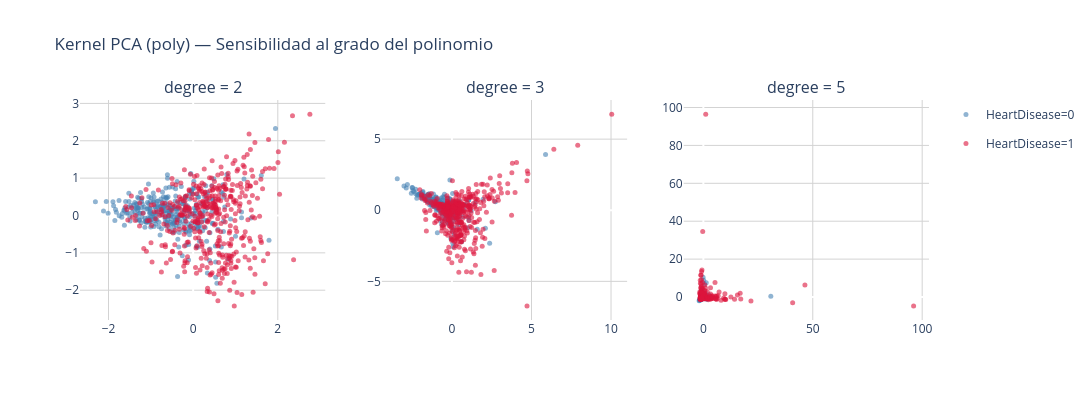

Source (notebook cell):
### Code cell
# 3) Sensibilidad al grado del polinomio en kernel poly (al menos 2 valores)
degrees = [2, 3, 5]

fig_degree = make_subplots(
    rows=1, cols=len(degrees),
    subplot_titles=[f"degree = {d}" for d in degrees],
)

for col, d in enumerate(degrees, start=1):
    kpca_d = KernelPCA(n_components=2, kernel="poly", degree=d, random_state=SEED)
    Xp = kpca_d.fit_transform(X_train_num)
    for clase in [0, 1]:
        mask = y_train == clase
        fig_degree.add_trace(
            go.Scatter(
                x=Xp[mask, 0], y=Xp[mask, 1],
                mode="markers",
                marker=dict(color=colores[clase], size=5, opacity=0.6),
                name=f"HeartDisease={clase}",
                legendgroup=str(clase),
                showlegend=(col == 1),
            ),
            row=1, col=col,
        )

fig_degree.update_layout(
    title="Kernel PCA (poly) — Sensibilidad al grado del polinomio",
    width=1100, height=400,
    paper_bgcolor="white",
    plot_bgcolor="white",
)
fig_degree.update_xaxes(showgrid=True, gridcolor="lightgrey")
fig_degree.update_yaxes(showgrid=True, gridcolor="lightgrey")
fig_degree.show()
fig_degree.write_image("kpca_poly_degree.png", scale=2)

### Figure 1 — Plotly figure (JSON) as saved in the notebook; plotly's stock layout.template omitted (floating-point values rounded to 4 significant figures; data arrays with more than 128 entries replaced by an {"elided": "..."} marker saying what was removed)
{"data": [{"legendgroup": "0", "marker": {"color": "steelblue", "opacity": 0.6, "size": 5}, "mode": "markers", "name": "HeartDisease=0", "showlegend": true, "type": "scatter", "x": {"elided": "328 float values"}, "xaxis": "x", "y": {"elided": "328 float values"}, "yaxis": "y"}, {"legendgroup": "1", "marker": {"color": "crimson", "opacity": 0.6, "size": 5}, "mode": "markers", "name": "HeartDisease=1", "showlegend": true, "type": "scatter", "x": {"elided": "406 float values"}, "xaxis": "x", "y": {"elided": "406 float values"}, "yaxis": "y"}, {"legendgroup": "0", "marker": {"color": "steelblue", "opacity": 0.6, "size": 5}, "mode": "markers", "name": "HeartDisease=0", "showlegend": false, "type": "scatter", "x": {"elided": "328 float values"}, "xaxis": "x2", "y": {"elided": "328 float values"}, "yaxis": "y2"}, {"legendgroup": "1", "marker": {"color": "crimson", "opacity": 0.6, "size": 5}, "mode": "markers", "name": "HeartDisease=1", "showlegend": false, "type": "scatter", "x": {"elided": "406 float values"}, "xaxis": "x2", "y": {"elided": "406 float values"}, "yaxis": "y2"}, {"legendgroup": "0", "marker": {"color": "steelblue", "opacity": 0.6, "size": 5}, "mode": "markers", "name": "HeartDisease=0", "showlegend": false, "type": "scatter", "x": {"elided": "328 float values"}, "xaxis": "x3", "y": {"elided": "328 float values"}, "yaxis": "y3"}, {"legendgroup": "1", "marker": {"color": "crimson", "opacity": 0.6, "size": 5}, "mode": "markers", "name": "HeartDisease=1", "showlegend": false, "type": "scatter", "x": {"elided": "406 float values"}, "xaxis": "x3", "y": {"elided": "406 float values"}, "yaxis": "y3"}], "layout": {"annotations": [{"font": {"size": 16}, "showarrow": false, "text": "degree = 2", "x": 0.1444, "xanchor": "center", "xref": "paper", "y": 1, "yanchor": "bottom", "yref": "paper"}, {"font": {"size": 16}, "showarrow": false, "text": "degree = 3", "x": 0.5, "xanchor": "center", "xref": "paper", "y": 1, "yanchor": "bottom", "yref": "paper"}, {"font": {"size": 16}, "showarrow": false, "text": "degree = 5", "x": 0.8556, "xanchor": "center", "xref": "paper", "y": 1, "yanchor": "bottom", "yref": "paper"}], "height": 400, "paper_bgcolor": "white", "plot_bgcolor": "white", "title": {"text": "Kernel PCA (poly) — Sensibilidad al grado del polinomio"}, "width": 1100, "xaxis": {"anchor": "y", "domain": [0, 0.2889], "gridcolor": "lightgrey", "showgrid": true}, "xaxis2": {"anchor": "y2", "domain": [0.3556, 0.6444], "gridcolor": "lightgrey", "showgrid": true}, "xaxis3": {"anchor": "y3", "domain": [0.7111, 1], "gridcolor": "lightgrey", "showgrid": true}, "yaxis": {"anchor": "x", "domain": [0, 1], "gridcolor": "lightgrey", "showgrid": true}, "yaxis2": {"anchor": "x2", "domain": [0, 1], "gridcolor": "lightgrey", "showgrid": true}, "yaxis3": {"anchor": "x3", "domain": [0, 1], "gridcolor": "lightgrey", "showgrid": true}}}
